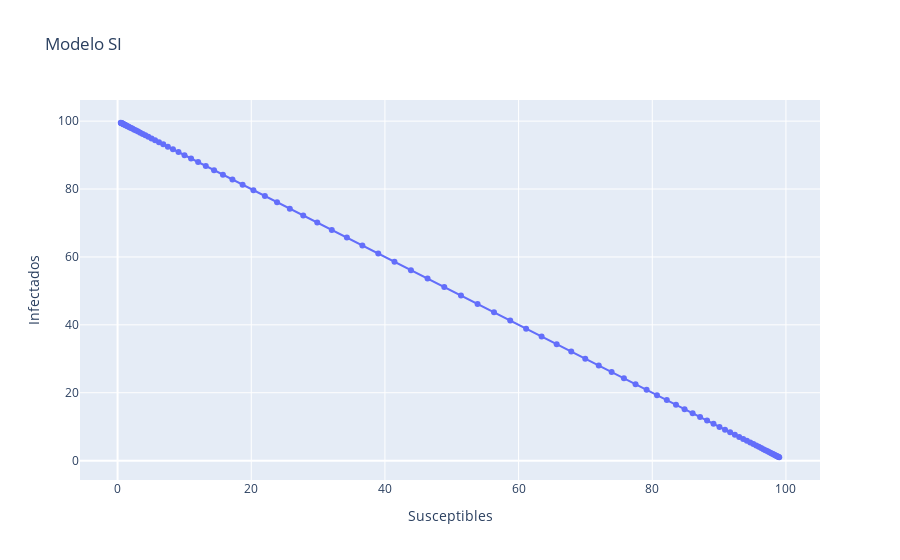

The code cell stored with this chart in its notebook:
### Markdown cell above
## Modelo SI

### Code cell
N = 100

S0 = 99
I0 = 1

alfa = 0.1

T0 = 0
T = 100

secciones = 100 #deltaT en realidad es (T-T0)/secciones

deltaT = (T-T0)/secciones

tiempo = np.linspace(T0, T, secciones)

S = np.linspace(T0, T, secciones)
I = np.linspace(T0, T, secciones)

S[0] = S0
I[0] = I0

for j in range (secciones-1):
    S[j+1] = S[j]*(1-(alfa*deltaT/N)*I[j])
    I[j+1] = I[j]*(1+(alfa*deltaT/N)*S[j])

# Figura
df = pd.DataFrame({'Susceptibles':S, 'Infectados':I})
fig = px.line(df, x="Susceptibles", y="Infectados", title="Modelo SI", markers=True) 
fig.show()

# Guardar svg
fig.write_image("./graficas_avanzadas_modelos_basicos/SI.eps")

### Figure 1 — Plotly figure (JSON) as saved in the notebook; plotly's stock layout.template omitted (floating-point values rounded to 4 significant figures)
{"data": [{"hovertemplate": "Susceptibles=%{x}<br>Infectados=%{y}<extra></extra>", "legendgroup": "", "line": {"color": "#636efa", "dash": "solid"}, "marker": {"symbol": "circle"}, "mode": "lines+markers", "name": "", "orientation": "v", "showlegend": false, "type": "scatter", "x": [99, 98.9, 98.79, 98.67, 98.54, 98.4, 98.24, 98.07, 97.88, 97.67, 97.44, 97.19, 96.92, 96.62, 96.3, 95.94, 95.55, 95.13, 94.66, 94.16, 93.61, 93.01, 92.36, 91.65, 90.89, 90.06, 89.16, 88.2, 87.16, 86.04, 84.84, 83.55, 82.17, 80.71, 79.15, 77.5, 75.76, 73.92, 71.99, 69.98, 67.88, 65.7, 63.44, 61.12, 58.75, 56.32, 53.86, 51.38, 48.88, 46.38, 43.9, 41.43, 39.01, 36.63, 34.31, 32.05, 29.87, 27.78, 25.77, 23.86, 22.04, 20.32, 18.71, 17.18, 15.76, 14.43, 13.2, 12.05, 10.99, 10.01, 9.113, 8.285, 7.525, 6.829, 6.193, 5.612, 5.082, 4.6, 4.161, 3.762, 3.4, 3.072, 2.774, 2.504, 2.26, 2.039, 1.84, 1.659, 1.496, 1.348, 1.215, 1.095, 0.987, 0.8893, 0.8012, 0.7217, 0.65, 0.5855, 0.5273, 0.4748], "xaxis": "x", "y": [1, 1.099, 1.208, 1.327, 1.458, 1.602, 1.759, 1.932, 2.122, 2.329, 2.557, 2.806, 3.078, 3.377, 3.703, 4.06, 4.449, 4.874, 5.338, 5.843, 6.394, 6.992, 7.642, 8.348, 9.113, 9.942, 10.84, 11.8, 12.84, 13.96, 15.16, 16.45, 17.83, 19.29, 20.85, 22.5, 24.24, 26.08, 28.01, 30.02, 32.12, 34.3, 36.56, 38.88, 41.25, 43.68, 46.14, 48.62, 51.12, 53.62, 56.1, 58.57, 60.99, 63.37, 65.69, 67.95, 70.13, 72.22, 74.23, 76.14, 77.96, 79.68, 81.29, 82.82, 84.24, 85.57, 86.8, 87.95, 89.01, 89.99, 90.89, 91.71, 92.47, 93.17, 93.81, 94.39, 94.92, 95.4, 95.84, 96.24, 96.6, 96.93, 97.23, 97.5, 97.74, 97.96, 98.16, 98.34, 98.5, 98.65, 98.78, 98.9, 99.01, 99.11, 99.2, 99.28, 99.35, 99.41, 99.47, 99.53], "yaxis": "y"}], "layout": {"legend": {"tracegroupgap": 0}, "title": {"text": "Modelo SI"}, "xaxis": {"anchor": "y", "domain": [0, 1], "title": {"text": "Susceptibles"}}, "yaxis": {"anchor": "x", "domain": [0, 1], "title": {"text": "Infectados"}}}}
